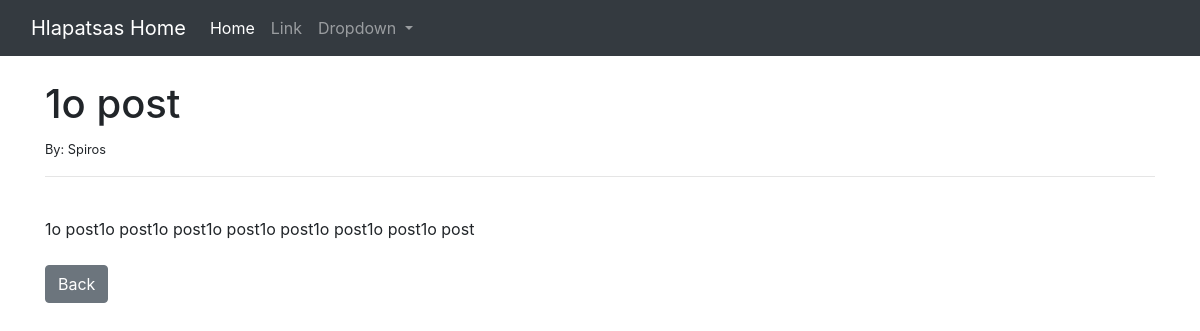
The app's page /article/1 with its own data.
### theblog/models.py (models this page shows, shortened)
class Post(models.Model):
    title = models.CharField(max_length=255)
    author = models.ForeignKey(User, on_delete=models.CASCADE)
    body = models.TextField()

### theblog/views.py (the view)
# urls.py: path('article/<int:pk>', ArticleDetailView.as_view() , name='article-detail'),
class ArticleDetailView(DetailView):
    model = Post
    template_name = 'article_details.html'

### theblog/templates/article_details.html
{% extends 'base.html' %}
{% block content %}
<h1>{{ post.title }}</h1>
<small>By: {{post.author.first_name }} {{ post.author.name_name }}</small><br/>
<hr>
<br/>
{{ post.body }}
<br/><br/>
<a href="{% url 'home' %}" class="btn btn-secondary">Back</a>
{% endblock %}

### records on screen
Post: title "1o post", author.first_name "Spiros", body "1o post1o post1o post1o post1o post1o post1o post1o post"
